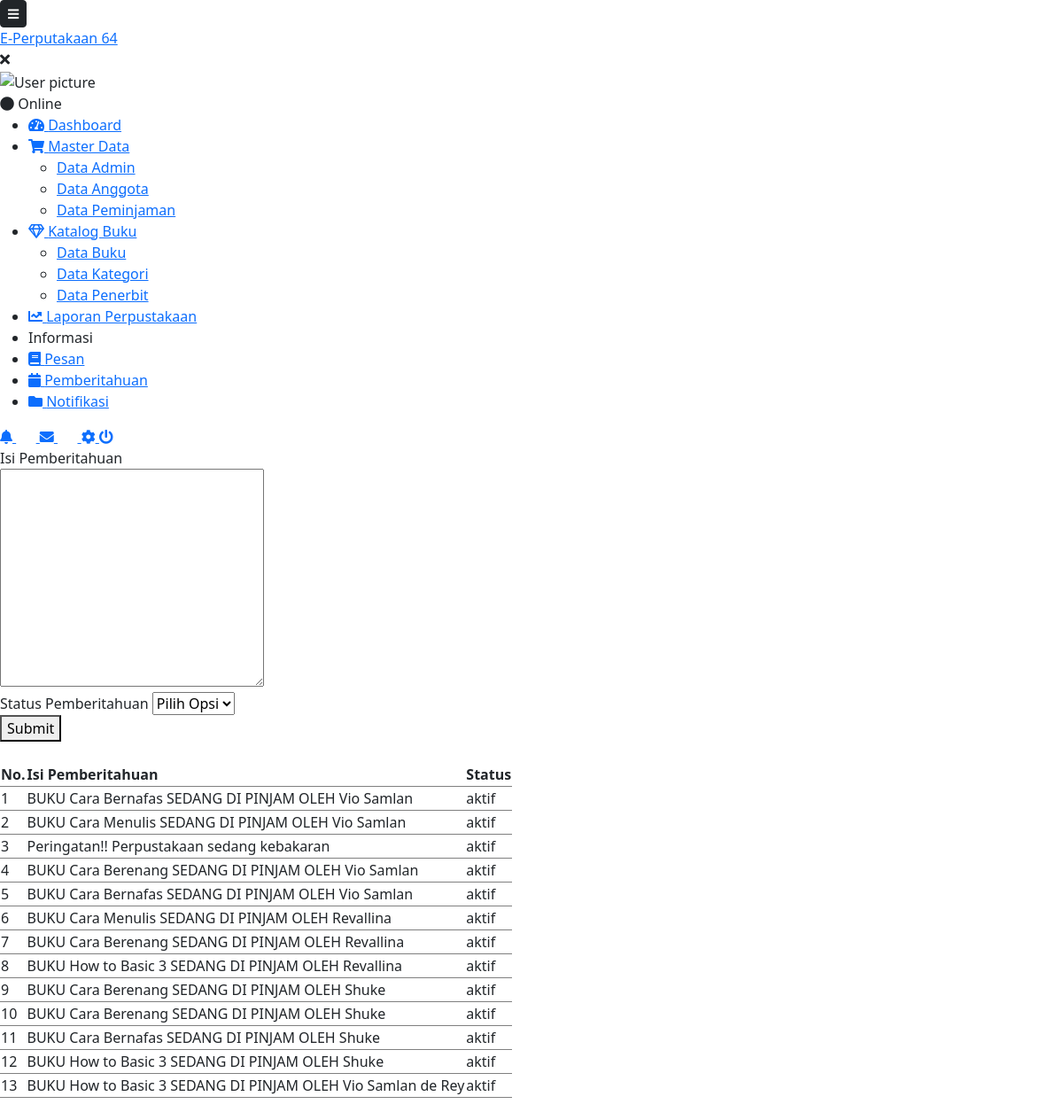
The page /admin/pemberitahuan.php on the database its author committed.
### tables this page shows
CREATE TABLE `pemberitahuan` (
  `id` int(11) NOT NULL,
  `isi` text NOT NULL,
  `level` enum('admin','user') NOT NULL,
  `status` enum('aktif','nonaktif') NOT NULL
);

### class/Database.php (called while the page is built, shortened)
<?php
class Database{
    private $server = "localhost";
    private $username = "root";
    private $password = "";
    private $database = "db_perpus";
    public function __construct(){
        $this->db = mysqli_connect($this->server, $this->username, $this->password, $this->database);
    }
}
?>

### class/Pemberitahuan.php (called while the page is built, shortened)
<?php
include_once("Database.php");
class Pemberitahuan extends Database
{
    public function notifAktif()
    {
        $sql = "SELECT * from pemberitahuan where status = 'aktif'";
        return $this->db->query($sql)->fetch_all(MYSQLI_ASSOC);
    }
}

### admin/pemberitahuan.php (the view, shortened to what this page needs)
<?php
include_once("../class/Pemberitahuan.php");
$pemberitahuan = new Pemberitahuan;
$data_pemberitahuan = $pemberitahuan->notifAktif();
?>
<!DOCTYPE html>
<html lang="en">
<head>
    <?php include("../partials/t_script_js.php") ?>
</head>
<body>
    <?php include("../partials/sidebar_admin.php") ?>
    <div class="form">
        <form action="" method="post">
            <div>
                <label>Isi Pemberitahuan</label> <br>
                <textarea name="isi" id="" cols="30" rows="10"></textarea>
            </div>
            <div>
                <label>Status Pemberitahuan</label>
                <select name="status">
                    <option selected disabled>Pilih Opsi</option>
                </select>
            </div>
            <button type="submit" name="submit">Submit</button>
        </form>
    </div>
    <br>
    <div class="table">
        <table id="jquery-tab">
            <thead>
                <tr>
                    <th>No.</th>
                    <th>Isi Pemberitahuan</th>
                    <th>Status</th>
                </tr>
            </thead>
            <tbody>
                <?php foreach ($data_pemberitahuan as $key => $p) : ?>
                    <tr>
                        <td><?= $key + 1 ?></td>
                        <td><?= $p["isi"] ?></td>
                        <td><?= $p["status"] ?></td>
                    </tr>
                <?php endforeach ?>
            </tbody>
        </table>
    </div>
</body>
</html>

### rows shown on the page
pemberitahuan: isi "BUKU Cara Bernafas SEDANG DI PINJAM OLEH Vio Samlan", status "aktif"
pemberitahuan: isi "BUKU Cara Menulis SEDANG DI PINJAM OLEH Vio Samlan", status "aktif"
pemberitahuan: isi "Peringatan!! Perpustakaan sedang kebakaran", status "aktif"
pemberitahuan: isi "BUKU Cara Berenang SEDANG DI PINJAM OLEH Vio Samlan", status "aktif"
pemberitahuan: isi "BUKU Cara Bernafas SEDANG DI PINJAM OLEH Vio Samlan", status "aktif"
pemberitahuan: isi "BUKU Cara Menulis SEDANG DI PINJAM OLEH Revallina", status "aktif"
pemberitahuan: isi "BUKU Cara Berenang SEDANG DI PINJAM OLEH Revallina", status "aktif"
pemberitahuan: isi "BUKU How to Basic 3 SEDANG DI PINJAM OLEH Revallina", status "aktif"
pemberitahuan: isi "BUKU Cara Berenang SEDANG DI PINJAM OLEH Shuke", status "aktif"
pemberitahuan: isi "BUKU Cara Berenang SEDANG DI PINJAM OLEH Shuke", status "aktif"
pemberitahuan: isi "BUKU Cara Bernafas SEDANG DI PINJAM OLEH Shuke", status "aktif"
pemberitahuan: isi "BUKU How to Basic 3 SEDANG DI PINJAM OLEH Shuke", status "aktif"
pemberitahuan: isi "BUKU How to Basic 3 SEDANG DI PINJAM OLEH Vio Samlan de Rey", status "aktif"
